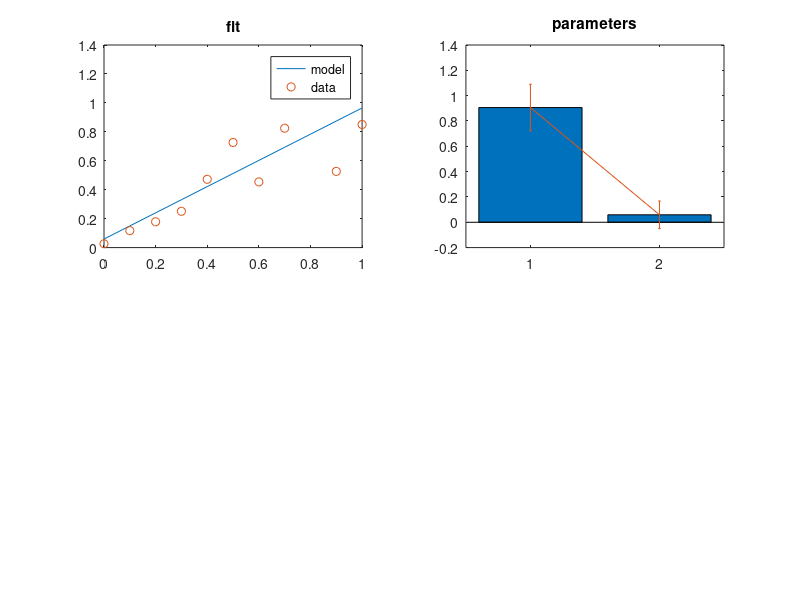

MATLAB code to generate this figure: (Note: this script raises an error after producing the figure.)
function paramEstEnsembleImportanceMCMC
% estimating a parameter ensemble using importance sampling MCMC.
% Which can estimate nonlinear relationships between parameters.
% 5/21/2021 - Jeff Saucerman, based on 'toyModelParamEstEnsemble.m', which
% I wrote in ~2012.
% Note: This code seems to work, but its predictions are worse than the
% covariance approach in paramEstEnsembleCovariance.
%
% Modeling the function y = a*x + b
% simulated data

xdata = [0:0.1:1]';
ydata = [0:0.1:1]' + 0.2*randn(length(xdata),1);
 
% define the model

params0 = [1, 1];   
fun = @(params) params(1)*xdata + params(2); % f(x) = a*x+b
% fun = @(params) params(1)*params(2)*xdata; % f(x) = a*b*x; (singular matrix, undefined variance matrix)

% perform parameter estimation and plot the fit to data

objFun = @(params) fun(params) - ydata;
[paramsEst,resnorm,~,~,~,~,Jacobian]=lsqnonlin(objFun,params0);

subplot(2,2,1);
plot(xdata,fun(paramsEst),'-',xdata,ydata,'o')
title('fit');
legend('model','data');

% calculate confidence in parameter estimates

paramsVariance = resnorm*inv(Jacobian'*Jacobian)/length(ydata(:,1));  % estimates the parameter estimate covariance using the Cramer-Rao inequality
paramsStd = sqrt(diag(paramsVariance));   % standard deviations for parameter estimates: 2*std is 95% conf interval

subplot(2,2,2);
bar([1,2],paramsEst);
title('parameters');
hold on
er = errorbar([1,2],paramsEst,paramsStd);
er.Color = [0 0 0];                            
er.LineStyle = 'none'; 
hold off

% generate parameter ensemble based on the covariance matrix
n = 10;
Temp = 0.1;
[paramEnsemble,accept] = calcParamEnsemble(objFun,paramsEst,Jacobian,n,Temp); % use importance-sampled MCMC
% [paramEnsemble,accept] = calcIndepParamEnsemble(paramsEst,paramsStd',n)        % directly from paramsStd


disp([num2str(size(paramEnsemble,1)),' param sets generated, acceptance rate: ',num2str(accept*100),'%']);

subplot(2,2,3);
plot(paramEnsemble(:,1),paramEnsemble(:,2),'o');
xlabel('param 1'); ylabel('param 2');
title('parameter ensemble');

subplot(2,2,4); title('ensemble predictions');
hold on;
for i = 1:n
    plot(xdata,fun(paramEnsemble(i,:)));
end
hold off;

function [paramEnsemble,accept] = calcParamEnsemble(objFun,paramsEst,Jacobian,nSamples,Temp)
    % estimating a parameter ensemble using importance-sampled MCMC
    % method for ensemble estimation from: Brown, Sethna Phys Rev E 2004
    % This uses the Jacobian to identify sloppy directions in parameter
    % space.

    SSE = @(params) sum(objFun(params).^2);
    mylogpdf = @(params) -0.5*SSE(params)/Temp;     % use logpdf
    
    Hessian = full(Jacobian'*Jacobian); % Gauss-Newton approximation of the Hessian
    [U,S,V] = svd(0.5*Hessian); % X = U*S*V', 
    Scutoff = 0.001*max(diag(S)); % may need to adjust this cutoff
    D = max(S,Scutoff*eye(length(S)))^(-1); % dimensions length(S)*length(S)
    samplingMatrix = V'*sqrt(D)/sqrt(length(S));
    proprnd = @(x) x+randn(1,length(S))*samplingMatrix;
    
    [paramEnsemble,accept] = mhsample(paramsEst,nSamples,'logpdf',mylogpdf,'proprnd',proprnd,'symmetric',1);   
    
function [paramEnsemble,accept] = calcIndepParamEnsemble(paramsEst,paramsStd,nSamples)
% Generate parameter sets using a normal distribution based on paramsStd.
% This approach assumes parameters are indepenent.
    accept = 1;
    for i=1:nSamples
        paramEnsemble(i,:) = paramsEst + paramsStd.*randn(size(paramsEst));
    end

